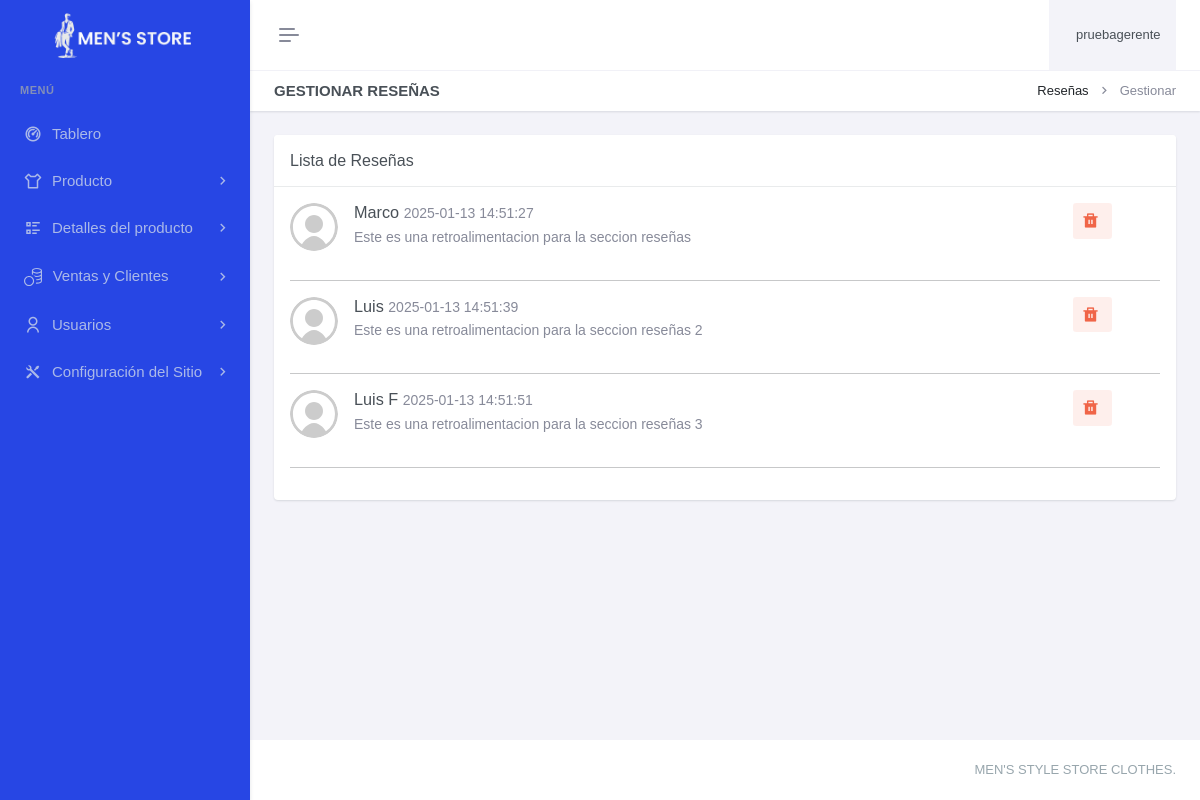
/paneladministrador/ventasclientes/resenhas/gestionar-resenhas.php (signed in), run on an earlier commit of the app's database.
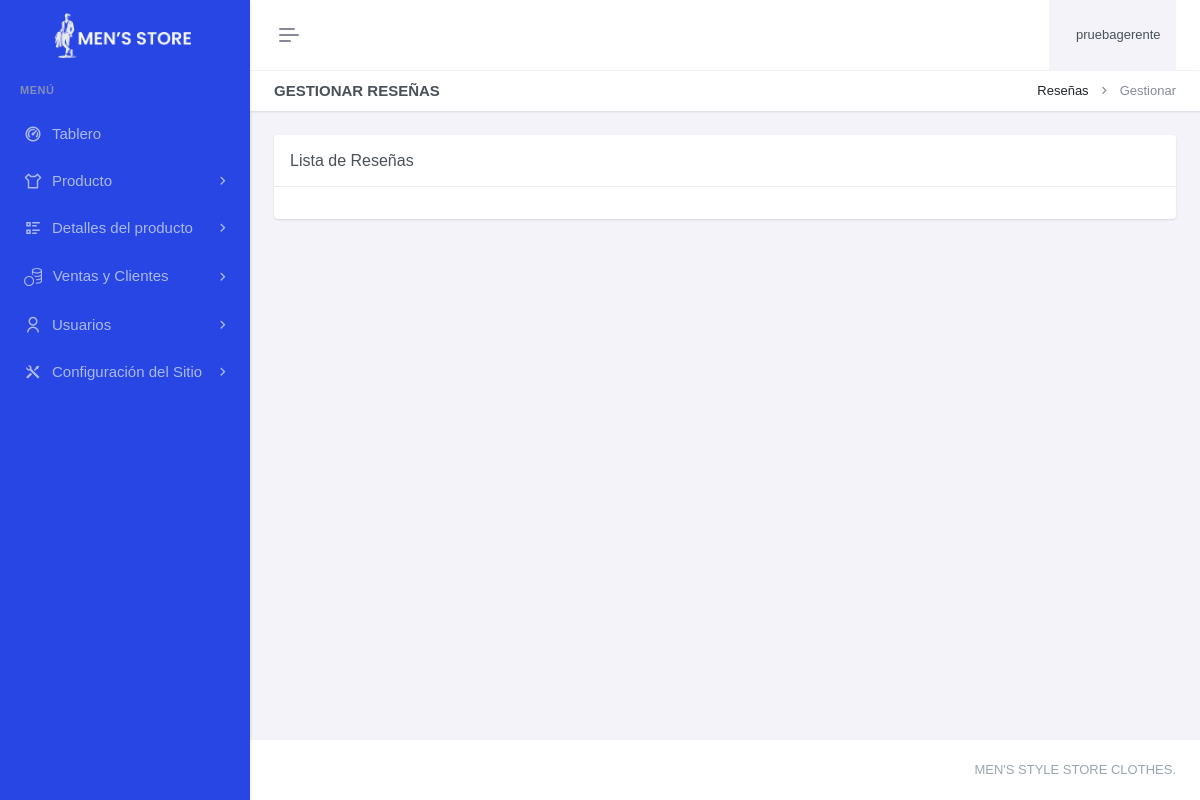
And on a later commit of the database.
### tables this page shows
CREATE TABLE `resenhas` (
  `resId` int(11) NOT NULL,
  `venId` varchar(4) DEFAULT NULL,
  `resMensaje` varchar(255) DEFAULT NULL,
  `resFechaRegis` datetime DEFAULT current_timestamp()
);

CREATE TABLE `cliente` (
  `cliId` int(11) NOT NULL,
  `cliDni` char(8) NOT NULL,
  `cliNombre` varchar(100) DEFAULT NULL,
  `cliApellidoPaterno` varchar(100) DEFAULT NULL,
  `cliApellidoMaterno` varchar(100) DEFAULT NULL,
  `cliCorreo` varchar(150) DEFAULT NULL,
  `cliFechaRegis` datetime DEFAULT current_timestamp() ON UPDATE current_timestamp(),
  `cliFechaNacimiento` date DEFAULT NULL
);

### paneladministrador/ventasclientes/resenhas/gestionar-resenhas.php (the view, shortened to what this page needs)
<?php
include "../../header.php";
include "../../sidebar.php";
?>
<div class="main-content">
    <div class="page-content">
        <div class="container-fluid">
            <div class="row">
                <div class="col-12">
                    <div class="page-title-box d-sm-flex align-items-center justify-content-between">
                        <h4 class="mb-sm-0">Gestionar Reseñas</h4>
                        <div class="page-title-right">
                            <ol class="breadcrumb m-0">
                                <li class="breadcrumb-item"><a>Reseñas</a></li>
                                <li class="breadcrumb-item active">Gestionar</li>
                            </ol>
                        </div>
                    </div>
                </div>
            </div>
            <div class="row">
                <div class="col-xxl-9">
                    <div class="card mt-xxl-n5">
                        <div class="card-header">
                            <h5 class="card-title mb-0">Lista de Reseñas</h5>
                        </div>
                        <div class="card-body">
                            <?php
                            $query = "SELECT r.resId, c.cliNombre, r.resMensaje, r.resFechaRegis
                                      FROM resenhas AS r
                                      INNER JOIN ventas AS v ON v.venId = r.venId
                                      INNER JOIN cliente AS c ON c.cliId = v.cliId";
                            $result = mysqli_query($con, $query);
                            while ($row = mysqli_fetch_assoc($result)) {
                                echo "<div class='comment' id='resenha-{$row['resId']}'>
                                        <div class='d-flex'>
                                            <div class='flex-shrink-0 me-3'>
                                                <img class='rounded-circle avatar-sm' src='../../recursos/images/avatar/user.svg' alt=''>
                                            </div>
                                            <div class='flex-grow-1'>
                                                <h5 class='mt-0 mb-1'>{$row['cliNombre']}
                                                    <small class='text-muted'>{$row['resFechaRegis']}</small>
                                               <a href='javascript:void(0);' class='btn btn-soft-danger float-end me-5 btn-sm' onclick='confirmDeleteResenha({$row['resId']})' aria-label='Eliminar' title='Eliminar'><i class='ri-delete-bin-fill align-bottom me-1' style='font-size: 1.5em;'></i></a>
                                                </h5>
                                                <p class='text-muted'>{$row['resMensaje']}</p>
                                            </div>
                                        </div>
                                      </div>
                                      <hr>";
                            }
                            ?>
                        </div>
                    </div>
                </div>
            </div>
        </div>
    </div>
</div>
<?php include "../../footer.php"; ?>

What changed in the data, as far as the page shows it:
removed resenhas: cliente.cliNombre "Marco", resFechaRegis "2025-01-13 14:51:27", resMensaje "Este es una retroalimentacion para la seccion reseñas"
removed resenhas: cliente.cliNombre "Luis", resFechaRegis "2025-01-13 14:51:39", resMensaje "Este es una retroalimentacion para la seccion reseñas 2"
removed resenhas: cliente.cliNombre "Luis F", resFechaRegis "2025-01-13 14:51:51", resMensaje "Este es una retroalimentacion para la seccion reseñas 3"
